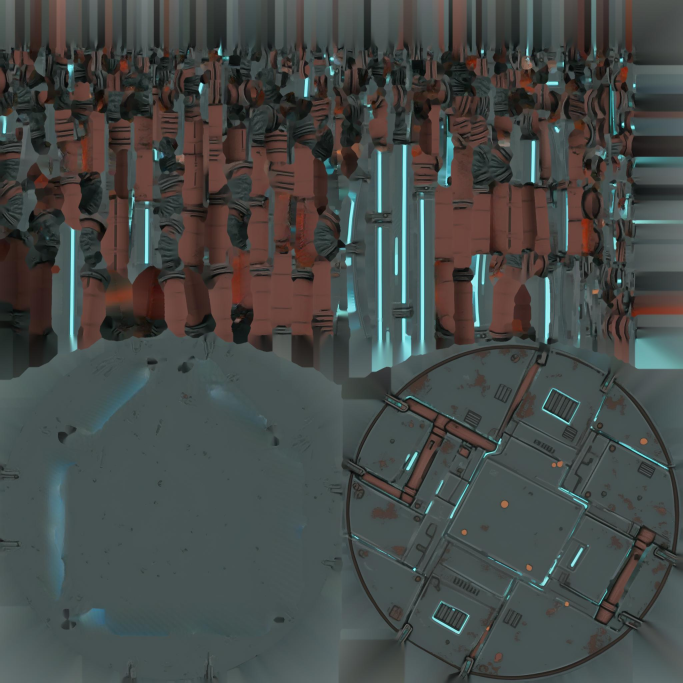
#> input picture Tests/TestStaticMesh.fbm/tripo_rgb_9ec8ea6f-2764-4069-b63f-81e21f41336e.jpg, 2048 x 2048 px (shown at 1/3 size); its folder holds only this picture in this run
$ python -i standardize.py   (imports and definitions only)
#> lines starting #> are read from the running program, lines starting #| are printed output that depends on the picture
"""标准化执行引擎（FR5）：贴图处理、保存、元信息。

纯 Python 核心（不依赖 Unreal），负责：
- FR5.1 贴图处理：根据 output definitions + 匹配映射，用 channel_pack 组装输出贴图
- 法线 flip_green 处理
- 可选 resize
- 按 file_format/bit_depth 保存到指定目录
"""
from __future__ import annotations

import os
from dataclasses import dataclass, field
from typing import Any, Dict, List, Optional, Tuple

from core.config.schema import PluginConfig, TextureProcessingDef
from core.textures.channel_pack import pack_channels

import logging

logger = logging.getLogger("AssetCustoms")

try:
    from PIL import Image  # type: ignore
except Exception:
    Image = None  # type: ignore


# [16 lines left out: function _resolve_import_settings, not called in this run]


@dataclass
class ProcessedTexture:
    """单张处理完成的输出贴图信息。"""
    output_name: str
    suffix: str
    file_path: str          # 保存后的磁盘路径
    material_parameter: str  # 对应的材质参数名
    import_settings: Dict    # 供 UE 导入设置使用
    srgb: bool


@dataclass
class StandardizeResult:
    """标准化引擎执行结果。"""
    textures: List[ProcessedTexture] = field(default_factory=list)
    errors: List[str] = field(default_factory=list)

    @property
    def success(self) -> bool:
        return len(self.errors) == 0


# [23 lines left out: function _load_source_images, not called in this run]


def _apply_flip_green(img: Any) -> Any:
    """法线贴图 G 通道取反（flip_green）。"""
    if Image is None:
        raise ImportError("Pillow 未安装")
    r, g, b, a = img.split()
    g = g.point(lambda px: 255 - px)
    return Image.merge("RGBA", (r, g, b, a))


# [139 lines left out: functions _resize_image, _apply_max_resolution, _save_image, process_textures, not called in this run]

>>> import cv2
>>> picture = cv2.imread('../../../../Tests/TestStaticMesh.fbm/tripo_rgb_9ec8ea6f-2764-4069-b63f-81e21f41336e.jpg', cv2.IMREAD_GRAYSCALE)
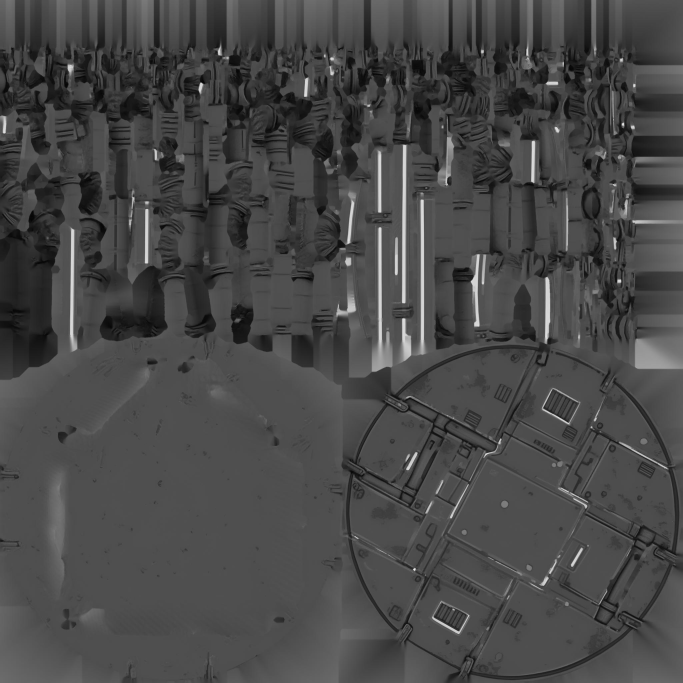
#> picture: shape (2048, 2048) (shown at 1/3 size); min 0, max 249, mean 72.1
#> (the run stopped early here; a loop or call above may not have finished)
